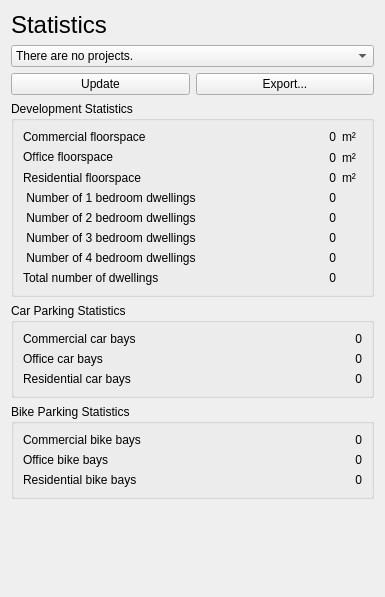
         <widget class="QWidget" name="scrollAreaWidgetContents_11">
          <property name="geometry">
           <rect>
            <x>0</x>
            <y>0</y>
            <width>385</width>
            <height>597</height>
           </rect>
          </property>
          <layout class="QVBoxLayout" name="verticalLayout_11">
           <item>
            <layout class="QGridLayout" name="gridLayout_16">
             <item row="2" column="1">
              <widget class="QPushButton" name="pushButton_csv_export">
               <property name="text">
                <string>Export...</string>
               </property>
              </widget>
             </item>
             <item row="3" column="0" colspan="2">
              <widget class="QGroupBox" name="collapsibleGroupBox_statistics_development_statistics">
               <property name="title">
                <string>Development Statistics</string>
               </property>
               <property name="text" stdset="0">
                <string>TextLabel</string>
               </property>
               <layout class="QGridLayout" name="gridLayout_13">
                <item row="3" column="0">
                 <widget class="QLabel" name="label_37">
                  <property name="text">
                   <string> Number of 1 bedroom dwellings</string>
                  </property>
                 </widget>
                </item>
                <item row="4" column="0">
                 <widget class="QLabel" name="label_38">
                  <property name="text">
                   <string> Number of 2 bedroom dwellings</string>
                  </property>
                 </widget>
                </item>
                <item row="6" column="0">
                 <widget class="QLabel" name="label_40">
                  <property name="text">
                   <string> Number of 4 bedroom dwellings</string>
                  </property>
                 </widget>
                </item>
                <item row="5" column="0">
                 <widget class="QLabel" name="label_39">
                  <property name="text">
                   <string> Number of 3 bedroom dwellings</string>
                  </property>
                 </widget>
                </item>
                <item row="5" column="1">
                 <widget class="QLabel" name="label_statistics_dev_stats_3_bedroom_dwellings">
                  <property name="text">
                   <string>0</string>
                  </property>
                  <property name="alignment">
                   <set>Qt::AlignRight|Qt::AlignTrailing|Qt::AlignVCenter</set>
                  </property>
                 </widget>
                </item>
                <item row="2" column="2">
                 <widget class="QLabel" name="label_49">
                  <property name="maximumSize">
                   <size>
                    <width>20</width>
                    <height>16777215</height>
                   </size>
                  </property>
                  <property name="text">
                   <string>m²</string>
                  </property>
                 </widget>
                </item>
                <item row="0" column="2">
                 <widget class="QLabel" name="label_47">
                  <property name="maximumSize">
                   <size>
                    <width>20</width>
                    <height>16777215</height>
                   </size>
                  </property>
                  <property name="text">
                   <string>m²</string>
                  </property>
                 </widget>
                </item>
                <item row="6" column="1">
                 <widget class="QLabel" name="label_statistics_dev_stats_4_bedroom_dwellings">
                  <property name="text">
                   <string>0</string>
                  </property>
                  <property name="alignment">
                   <set>Qt::AlignRight|Qt::AlignTrailing|Qt::AlignVCenter</set>
                  </property>
                 </widget>
                </item>
                <item row="0" column="1">
                 <widget class="QLabel" name="label_statistics_dev_stats_commercial_floorspace">
                  <property name="text">
                   <string>0</string>
                  </property>
                  <property name="alignment">
                   <set>Qt::AlignRight|Qt::AlignTrailing|Qt::AlignVCenter</set>
                  </property>
                 </widget>
                </item>
                <item row="3" column="1">
                 <widget class="QLabel" name="label_statistics_dev_stats_1_bedroom_dwellings">
                  <property name="text">
                   <string>0</string>
                  </property>
                  <property name="alignment">
                   <set>Qt::AlignRight|Qt::AlignTrailing|Qt::AlignVCenter</set>
                  </property>
                 </widget>
                </item>
                <item row="0" column="0">
                 <widget class="QLabel" name="label_34">
                  <property name="text">
                   <string>Commercial ﬂoorspace</string>
                  </property>
                 </widget>
                </item>
                <item row="1" column="0">
                 <widget class="QLabel" name="label_35">
                  <property name="text">
                   <string>Oﬃce ﬂoorspace</string>
                  </property>
                 </widget>
                </item>
                <item row="2" column="0">
                 <widget class="QLabel" name="label_36">
                  <property name="text">
                   <string>Residential ﬂoorspace</string>
                  </property>
                 </widget>
                </item>
                <item row="2" column="1">
                 <widget class="QLabel" name="label_statistics_dev_stats_residential_floorspace">
                  <property name="text">
                   <string>0</string>
                  </property>
                  <property name="alignment">
                   <set>Qt::AlignRight|Qt::AlignTrailing|Qt::AlignVCenter</set>
                  </property>
                 </widget>
                </item>
                <item row="1" column="1">
                 <widget class="QLabel" name="label_statistics_dev_stats_office_floorspace">
                  <property name="text">
                   <string>0</string>
                  </property>
                  <property name="alignment">
                   <set>Qt::AlignRight|Qt::AlignTrailing|Qt::AlignVCenter</set>
                  </property>
                 </widget>
                </item>
                <item row="1" column="2">
                 <widget class="QLabel" name="label_48">
                  <property name="maximumSize">
                   <size>
                    <width>20</width>
                    <height>16777215</height>
                   </size>
                  </property>
                  <property name="text">
                   <string>m²</string>
                  </property>
                 </widget>
                </item>
                <item row="4" column="1">
                 <widget class="QLabel" name="label_statistics_dev_stats_2_bedroom_dwellings">
                  <property name="text">
                   <string>0</string>
                  </property>
                  <property name="alignment">
                   <set>Qt::AlignRight|Qt::AlignTrailing|Qt::AlignVCenter</set>
                  </property>
                 </widget>
                </item>
                <item row="7" column="0">
                 <widget class="QLabel" name="label_50">
                  <property name="text">
                   <string>Total number of dwellings</string>
                  </property>
                 </widget>
                </item>
                <item row="7" column="1">
                 <widget class="QLabel" name="label_statistics_dev_stats_total_dwellings">
                  <property name="text">
                   <string>0</string>
                  </property>
                  <property name="alignment">
                   <set>Qt::AlignRight|Qt::AlignTrailing|Qt::AlignVCenter</set>
                  </property>
                 </widget>
                </item>
               </layout>
              </widget>
             </item>
             <item row="4" column="0" colspan="2">
              <widget class="QGroupBox" name="collapsibleGroupBox_statistics_car_parking_statistics">
               <property name="title">
                <string>Car Parking Statistics</string>
               </property>
               <property name="text" stdset="0">
                <string>TextLabel</string>
               </property>
               <layout class="QGridLayout" name="gridLayout_14">
                <item row="0" column="0">
                 <widget class="QLabel" name="label_41">
                  <property name="text">
                   <string>Commercial car bays</string>
                  </property>
                 </widget>
                </item>
                <item row="2" column="1">
                 <widget class="QLabel" name="label_statistics_car_parking_stats_residential_car_bays">
                  <property name="text">
                   <string>0</string>
                  </property>
                  <property name="alignment">
                   <set>Qt::AlignRight|Qt::AlignTrailing|Qt::AlignVCenter</set>
                  </property>
                 </widget>
                </item>
                <item row="1" column="1">
                 <widget class="QLabel" name="label_statistics_car_parking_stats_office_car_bays">
                  <property name="text">
                   <string>0</string>
                  </property>
                  <property name="alignment">
                   <set>Qt::AlignRight|Qt::AlignTrailing|Qt::AlignVCenter</set>
                  </property>
                 </widget>
                </item>
                <item row="0" column="1">
                 <widget class="QLabel" name="label_statistics_car_parking_stats_commercial_car_parks">
                  <property name="text">
                   <string>0</string>
                  </property>
                  <property name="alignment">
                   <set>Qt::AlignRight|Qt::AlignTrailing|Qt::AlignVCenter</set>
                  </property>
                 </widget>
                </item>
                <item row="1" column="0">
                 <widget class="QLabel" name="label_42">
                  <property name="text">
                   <string>Office car bays</string>
                  </property>
                 </widget>
                </item>
                <item row="2" column="0">
                 <widget class="QLabel" name="label_43">
                  <property name="text">
                   <string>Residential car bays</string>
                  </property>
                 </widget>
                </item>
               </layout>
              </widget>
             </item>
             <item row="6" column="1">
              <spacer name="verticalSpacer_5">
               <property name="orientation">
                <enum>Qt::Vertical</enum>
               </property>
               <property name="sizeHint" stdset="0">
                <size>
                 <width>20</width>
                 <height>40</height>
                </size>
               </property>
              </spacer>
             </item>
             <item row="2" column="0">
              <widget class="QPushButton" name="button_update_stats">
               <property name="text">
                <string>Update</string>
               </property>
              </widget>
             </item>
             <item row="1" column="0" colspan="2">
              <widget class="QComboBox" name="comboBox_statistics_projects">
               <item>
                <property name="text">
                 <string>There are no projects.</string>
                </property>
               </item>
              </widget>
             </item>
             <item row="0" column="0" colspan="2">
              <widget class="QLabel" name="label_33">
               <property name="text">
                <string>&lt;html&gt;&lt;head/&gt;&lt;body&gt;&lt;p&gt;&lt;span style=&quot; font-size:18pt;&quot;&gt;Statistics&lt;/span&gt;&lt;/p&gt;&lt;/body&gt;&lt;/html&gt;</string>
               </property>
              </widget>
             </item>
             <item row="5" column="0" colspan="2">
              <widget class="QGroupBox" name="collapsibleGroupBox_statistics_bike_parking_statistics">
               <property name="title">
                <string>Bike Parking Statistics</string>
               </property>
               <property name="text" stdset="0">
                <string>TextLabel</string>
               </property>
               <layout class="QGridLayout" name="gridLayout_15">
                <item row="0" column="1">
                 <widget class="QLabel" name="label_statistics_bike_parking_stats_commercial_bike_parks">
                  <property name="text">
                   <string>0</string>
                  </property>
                  <property name="alignment">
                   <set>Qt::AlignRight|Qt::AlignTrailing|Qt::AlignVCenter</set>
                  </property>
                 </widget>
                </item>
                <item row="0" column="0">
                 <widget class="QLabel" name="label_45">
                  <property name="text">
                   <string>Commercial bike bays</string>
                  </property>
                 </widget>
                </item>
                <item row="2" column="0">
                 <widget class="QLabel" name="label_46">
                  <property name="text">
                   <string>Residential bike bays</string>
                  </property>
                 </widget>
                </item>
                <item row="2" column="1">
                 <widget class="QLabel" name="label_statistics_bike_parking_stats_residential_bike_bays">
                  <property name="text">
                   <string>0</string>
                  </property>
                  <property name="alignment">
                   <set>Qt::AlignRight|Qt::AlignTrailing|Qt::AlignVCenter</set>
                  </property>
                 </widget>
                </item>
                <item row="1" column="0">
                 <widget class="QLabel" name="label_44">
                  <property name="text">
                   <string>Office bike bays</string>
                  </property>
                 </widget>
                </item>
                <item row="1" column="1">
                 <widget class="QLabel" name="label_statistics_bike_parking_stats_office_bike_bays">
                  <property name="text">
                   <string>0</string>
                  </property>
                  <property name="alignment">
                   <set>Qt::AlignRight|Qt::AlignTrailing|Qt::AlignVCenter</set>
                  </property>
                 </widget>
                </item>
               </layout>
              </widget>
             </item>
            </layout>
           </item>
          </layout>
         </widget>
